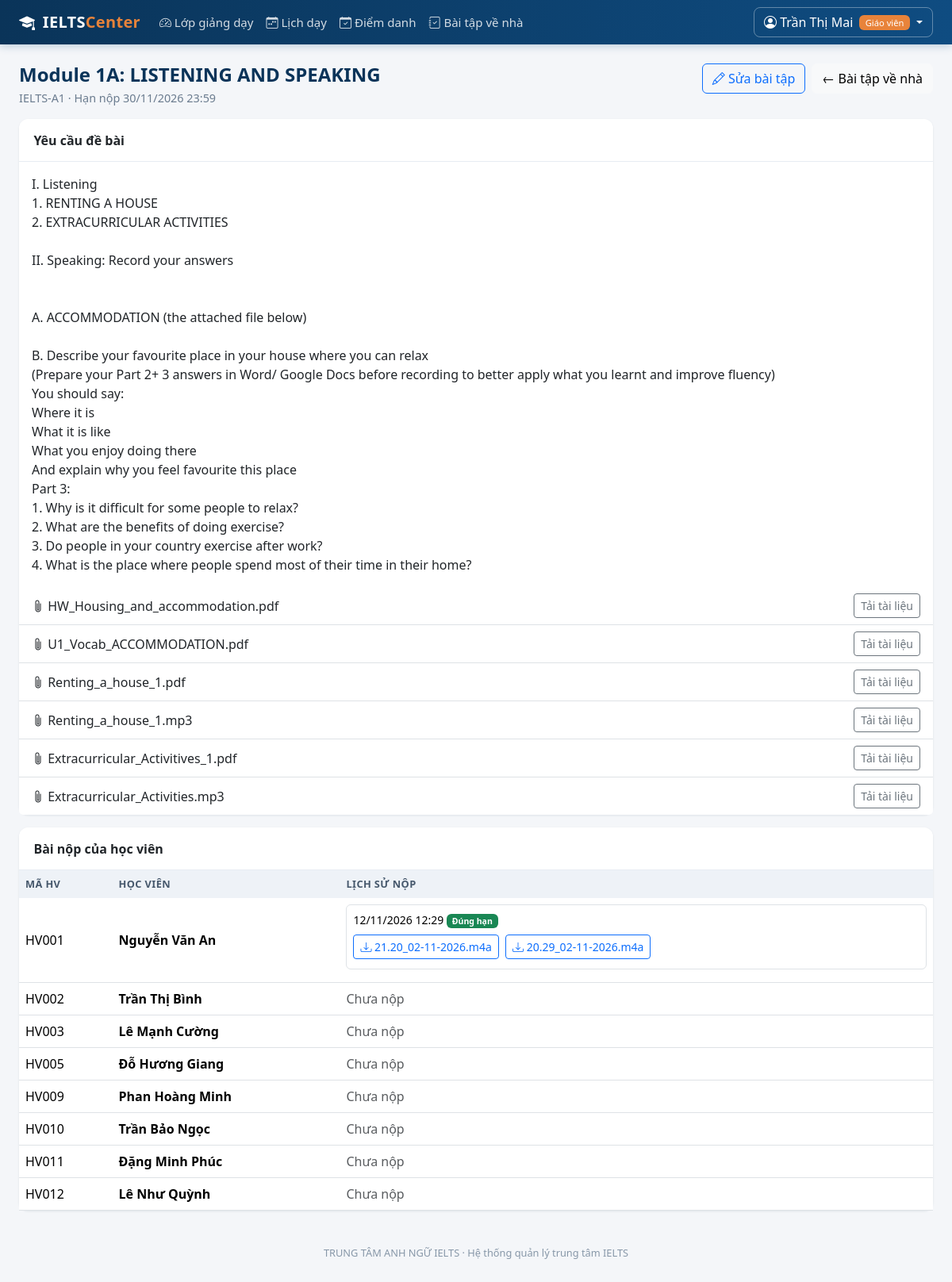
/giao-vien/bai-tap/1 (signed in), run on the app's committed database.
### models.py (models this page shows, shortened)
class User(UserMixin, db.Model):
    __tablename__ = "users"
    id = db.Column(db.Integer, primary_key=True)
    username = db.Column(db.String(50), unique=True, nullable=False, index=True)
    password_hash = db.Column(db.String(255), nullable=False)
    role = db.Column(db.String(20), nullable=False, default=ROLE_STUDENT)
    full_name = db.Column(db.String(120), nullable=False)
    email = db.Column(db.String(120))
    phone = db.Column(db.String(20))
    is_locked = db.Column(db.Boolean, default=False, nullable=False)
    failed_logins = db.Column(db.Integer, default=0, nullable=False)
    created_at = db.Column(db.DateTime, default=datetime.now)
    teacher = db.relationship(
        "TeacherProfile", back_populates="user", uselist=False, cascade="all, delete-orphan"
    )
    student = db.relationship(
        "StudentProfile", back_populates="user", uselist=False, cascade="all, delete-orphan"
    )
    @property
    def role_label(self):
        return ROLE_LABELS.get(self.role, self.role)
    @property
    def is_admin(self):
        return self.role == ROLE_ADMIN
    @property
    def is_teacher(self):
        return self.role == ROLE_TEACHER

class Homework(db.Model):
    __tablename__ = "homework"
    id = db.Column(db.Integer, primary_key=True)
    class_id = db.Column(db.Integer, db.ForeignKey("classes.id"), nullable=False, index=True)
    created_by = db.Column(db.Integer, db.ForeignKey("users.id"), nullable=False)
    title = db.Column(db.String(150), nullable=False)
    instructions = db.Column(db.Text, nullable=False)
    deadline = db.Column(db.DateTime, nullable=False, index=True)
    created_at = db.Column(db.DateTime, default=datetime.now, nullable=False)
    classroom = db.relationship("ClassRoom", back_populates="homework_assignments")
    teacher = db.relationship("User")
    materials = db.relationship(
        "HomeworkMaterial", back_populates="homework", cascade="all, delete-orphan"
    )
    submissions = db.relationship(
        "HomeworkSubmission",
        back_populates="homework",
        cascade="all, delete-orphan",
        order_by="HomeworkSubmission.submitted_at.desc()",
    )

class ClassRoom(db.Model):
    __tablename__ = "classes"
    id = db.Column(db.Integer, primary_key=True)
    code = db.Column(db.String(20), unique=True, nullable=False)
    course_id = db.Column(db.Integer, db.ForeignKey("courses.id"), nullable=False)
    teacher_id = db.Column(db.Integer, db.ForeignKey("teacher_profiles.id"))
    room = db.Column(db.String(30))
    start_date = db.Column(db.Date)
    max_size = db.Column(db.Integer, default=20, nullable=False)
    status = db.Column(db.String(20), default="open", nullable=False)
    course = db.relationship("Course", back_populates="classes")
    teacher = db.relationship("TeacherProfile", back_populates="classes")
    schedules = db.relationship(
        "Schedule", back_populates="classroom", cascade="all, delete-orphan"
    )
    enrollments = db.relationship(
        "Enrollment", back_populates="classroom", cascade="all, delete-orphan"
    )
    homework_assignments = db.relationship(
        "Homework", back_populates="classroom", cascade="all, delete-orphan"
    )

class HomeworkMaterial(db.Model):
    __tablename__ = "homework_materials"
    id = db.Column(db.Integer, primary_key=True)
    homework_id = db.Column(db.Integer, db.ForeignKey("homework.id"), nullable=False)
    original_filename = db.Column(db.String(255), nullable=False)
    stored_filename = db.Column(db.String(80), unique=True, nullable=False)
    uploaded_at = db.Column(db.DateTime, default=datetime.now, nullable=False)
    homework = db.relationship("Homework", back_populates="materials")

class Enrollment(db.Model):
    __tablename__ = "enrollments"
    __table_args__ = (db.UniqueConstraint("student_id", "class_id", name="uq_student_class"),)
    id = db.Column(db.Integer, primary_key=True)
    student_id = db.Column(db.Integer, db.ForeignKey("student_profiles.id"), nullable=False)
    class_id = db.Column(db.Integer, db.ForeignKey("classes.id"), nullable=False)
    enrolled_at = db.Column(db.DateTime, default=datetime.now)
    status = db.Column(db.String(20), default="studying", nullable=False)
    student = db.relationship("StudentProfile", back_populates="enrollments")
    classroom = db.relationship("ClassRoom", back_populates="enrollments")
    scores = db.relationship(
        "ScoreRecord", back_populates="enrollment", cascade="all, delete-orphan"
    )
    attendance_records = db.relationship(
        "AttendanceRecord",
        back_populates="enrollment",
        cascade="all, delete-orphan",
        order_by="AttendanceRecord.attendance_date.desc()",
    )
    homework_submissions = db.relationship(
        "HomeworkSubmission",
        back_populates="enrollment",
        cascade="all, delete-orphan",
        order_by="HomeworkSubmission.submitted_at.desc()",
    )

class StudentProfile(db.Model):
    __tablename__ = "student_profiles"
    id = db.Column(db.Integer, primary_key=True)
    user_id = db.Column(db.Integer, db.ForeignKey("users.id"), unique=True, nullable=False)
    code = db.Column(db.String(20), unique=True)   # ma hoc vien
    dob = db.Column(db.Date)
    address = db.Column(db.String(200))
    entry_band = db.Column(db.Float)               # band kiem tra dau vao
    is_active = db.Column(db.Boolean, default=True, nullable=False)
    user = db.relationship("User", back_populates="student")
    enrollments = db.relationship(
        "Enrollment", back_populates="student", cascade="all, delete-orphan"
    )
    @property
    def full_name(self):
        return self.user.full_name

class HomeworkSubmission(db.Model):
    __tablename__ = "homework_submissions"
    id = db.Column(db.Integer, primary_key=True)
    homework_id = db.Column(db.Integer, db.ForeignKey("homework.id"), nullable=False, index=True)
    enrollment_id = db.Column(db.Integer, db.ForeignKey("enrollments.id"), nullable=False, index=True)
    submitted_at = db.Column(db.DateTime, default=datetime.now, nullable=False)
    is_late = db.Column(db.Boolean, nullable=False)
    homework = db.relationship("Homework", back_populates="submissions")
    enrollment = db.relationship("Enrollment", back_populates="homework_submissions")
    files = db.relationship(
        "HomeworkSubmissionFile",
        back_populates="submission",
        cascade="all, delete-orphan",
    )

class HomeworkSubmissionFile(db.Model):
    __tablename__ = "homework_submission_files"
    id = db.Column(db.Integer, primary_key=True)
    submission_id = db.Column(
        db.Integer, db.ForeignKey("homework_submissions.id"), nullable=False
    )
    original_filename = db.Column(db.String(255), nullable=False)
    stored_filename = db.Column(db.String(80), unique=True, nullable=False)
    uploaded_at = db.Column(db.DateTime, default=datetime.now, nullable=False)
    submission = db.relationship("HomeworkSubmission", back_populates="files")

### blueprints/teacher.py (the view)
@teacher_bp.route("/bai-tap/<int:homework_id>")
def homework_detail(homework_id):
    homework = db.session.get(Homework, homework_id)
    if not owns_homework(homework):
        abort(404)
    enrollments = [
        enrollment for enrollment in homework.classroom.enrollments
        if enrollment.status != "stopped"
        or any(
            submission.enrollment_id == enrollment.id
            for submission in homework.submissions
        )
    ]
    submissions_by_enrollment = {
        enrollment.id: [
            submission for submission in homework.submissions
            if submission.enrollment_id == enrollment.id
        ]
        for enrollment in enrollments
    }
    return render_template(
        "teacher/homework_detail.html",
        homework=homework,
        enrollments=enrollments,
        submissions_by_enrollment=submissions_by_enrollment,
        now=datetime.now(),
    )

### templates/teacher/homework_detail.html (shortened to what this page needs)
{% extends "base.html" %}
{% block content %}
<div class="d-flex justify-content-between align-items-start mb-3 flex-wrap gap-2">
  <div>
    <h4 class="page-title mb-1">{{ homework.title }}</h4>
    <p class="page-sub mb-0">{{ homework.classroom.code }} · Hạn nộp {{ homework.deadline | datetime_vn }}</p>
  </div>
  <div class="d-flex gap-2">
    <a href="{{ url_for('teacher.edit_homework', homework_id=homework.id) }}" class="btn btn-outline-primary">
      <i class="bi bi-pencil"></i> Sửa bài tập
    </a>
    <a href="{{ url_for('teacher.homework_list') }}" class="btn btn-light">← Bài tập về nhà</a>
  </div>
</div>
<div class="card mb-3">
  <div class="card-header">Yêu cầu đề bài</div>
  <div class="card-body"><div class="homework-instructions">{{ homework.instructions }}</div></div>
  {% if homework.materials %}
    <ul class="list-group list-group-flush">
      {% for material in homework.materials %}
        <li class="list-group-item d-flex justify-content-between align-items-center">
          <span><i class="bi bi-paperclip"></i> {{ material.original_filename }}</span>
          <a class="btn btn-sm btn-outline-secondary" href="{{ url_for('teacher.download_homework_material', homework_id=homework.id, material_id=material.id) }}">Tải tài liệu</a>
        </li>
      {% endfor %}
    </ul>
  {% endif %}
</div>
<div class="card">
  <div class="card-header">Bài nộp của học viên</div>
  <div class="table-responsive">
    <table class="table table-hover align-middle mb-0">
      <thead><tr><th>Mã HV</th><th>Học viên</th><th>Lịch sử nộp</th></tr></thead>
      <tbody>
      {% for enrollment in enrollments %}
        <tr>
          <td>{{ enrollment.student.code or '—' }}</td>
          <td class="fw-semibold">{{ enrollment.student.full_name }}</td>
          <td>
            {% for submission in submissions_by_enrollment[enrollment.id] %}
              <div class="border rounded p-2 mb-2">
                <div class="small mb-2">
                  {{ submission.submitted_at | datetime_vn }}
                  <span class="badge {% if submission.is_late %}bg-danger{% else %}bg-success{% endif %}">
                    {{ 'Nộp muộn' if submission.is_late else 'Đúng hạn' }}
                  </span>
                </div>
                {% for file in submission.files %}
                  <a class="btn btn-sm btn-outline-primary me-1 mb-1"
                     href="{{ url_for('teacher.download_homework_submission', homework_id=homework.id, file_id=file.id) }}">
                    <i class="bi bi-download"></i> {{ file.original_filename }}
                  </a>
                {% endfor %}
              </div>
            {% else %}
              <span class="text-muted">Chưa nộp</span>
            {% endfor %}
          </td>
        </tr>
      {% else %}
        <tr><td colspan="3" class="text-center text-muted py-4">Lớp chưa có học viên.</td></tr>
      {% endfor %}
      </tbody>
    </table>
  </div>
</div>
{% endblock %}

### templates/base.html (shortened to what this page needs)
<!DOCTYPE html>
<html lang="vi">
<head>
  <link href="{{ url_for('static', filename='vendor/bootstrap/bootstrap.min.css') }}" rel="stylesheet">
  <link href="{{ url_for('static', filename='vendor/bootstrap-icons/bootstrap-icons.min.css') }}" rel="stylesheet">
  <link rel="stylesheet" href="{{ url_for('static', filename='css/style.css') }}">
</head>
<body class="{% if not current_user.is_authenticated %}page-auth{% endif %}">
{% if current_user.is_authenticated %}
<nav class="navbar navbar-expand-lg app-navbar sticky-top">
  <div class="container-fluid px-4">
    <a class="navbar-brand" href="{{ url_for('auth.index') }}">
      <i class="bi bi-mortarboard-fill me-1"></i> IELTS<span class="brand-light">Center</span>
    </a>
    <div class="collapse navbar-collapse" id="mainNav">
      <ul class="navbar-nav me-auto">
        {% if current_user.is_admin %}
          <li class="nav-item"><a class="nav-link" href="{{ url_for('admin.dashboard') }}"><i class="bi bi-speedometer2"></i> Tổng quan</a></li>
          <li class="nav-item"><a class="nav-link" href="{{ url_for('admin.courses') }}"><i class="bi bi-journal-bookmark"></i> Khóa học</a></li>
          <li class="nav-item"><a class="nav-link" href="{{ url_for('admin.classes') }}"><i class="bi bi-people"></i> Lớp học</a></li>
          <li class="nav-item"><a class="nav-link" href="{{ url_for('admin.schedule_management') }}"><i class="bi bi-calendar-week"></i> Lịch học</a></li>
          <li class="nav-item"><a class="nav-link" href="{{ url_for('admin.teachers') }}"><i class="bi bi-person-video3"></i> Giáo viên</a></li>
          <li class="nav-item"><a class="nav-link" href="{{ url_for('admin.students') }}"><i class="bi bi-person-badge"></i> Học viên</a></li>
          <li class="nav-item"><a class="nav-link" href="{{ url_for('admin.attendance_report') }}"><i class="bi bi-calendar-check"></i> Điểm danh</a></li>
          <li class="nav-item"><a class="nav-link" href="{{ url_for('admin.accounts') }}"><i class="bi bi-shield-lock"></i> Tài khoản</a></li>
          <li class="nav-item"><a class="nav-link" href="{{ url_for('admin.scores') }}"><i class="bi bi-clipboard-data"></i> Kết quả</a></li>
        {% elif current_user.is_teacher %}
          <li class="nav-item"><a class="nav-link" href="{{ url_for('teacher.dashboard') }}"><i class="bi bi-speedometer2"></i> Lớp giảng dạy</a></li>
          <li class="nav-item"><a class="nav-link" href="{{ url_for('teacher.schedule') }}"><i class="bi bi-calendar-week"></i> Lịch dạy</a></li>
          <li class="nav-item"><a class="nav-link" href="{{ url_for('teacher.attendance') }}"><i class="bi bi-calendar-check"></i> Điểm danh</a></li>
          <li class="nav-item"><a class="nav-link" href="{{ url_for('teacher.homework_list') }}"><i class="bi bi-journal-check"></i> Bài tập về nhà</a></li>
        {% endif %}
      </ul>
      <div class="dropdown">
        <a class="btn btn-user dropdown-toggle" href="#" data-bs-toggle="dropdown">
          <i class="bi bi-person-circle"></i>
          {{ current_user.full_name }}
          <span class="badge role-badge ms-1">{{ current_user.role_label }}</span>
        </a>
      </div>
    </div>
  </div>
</nav>
{% endif %}
<main class="{% if current_user.is_authenticated %}container-fluid px-4 py-4{% else %}auth-wrapper{% endif %}">
  {% block content %}{% endblock %}
</main>
{% if current_user.is_authenticated %}
<footer class="app-footer">
  {{ CENTER_NAME }} · Hệ thống quản lý trung tâm IELTS
</footer>
{% endif %}
</body>
</html>

### data on the page
User: full_name "Trần Thị Mai", role_label "Giáo viên"
Homework: title "Module 1A: LISTENING AND SPEAKING", deadline "30/11/2026 23:59", instructions "I. Listening 1. RENTING A HOUSE 2. EXTRACURRICULAR ACTIVITIES II. Speaking: Record your answers A. ACCOMMODATION (the attached file below) B. Describe your favourite place in your house where you can relax (Prepare your Part 2+ 3 answers in Word/ Google Docs before recording to better apply what you learnt and improve fluency) You should say: Where it is What it is like What you enjoy doing there And explain why you feel favourite this place Part 3: 1. Why is it difficult for some people to relax? 2. What are the benefits of doing exercise? 3. Do people in your country exercise after work? 4. What is the place where people spend most of their time in their home?"
ClassRoom: classroom.code "IELTS-A1"
HomeworkMaterial: original_filename "HW_Housing_and_accommodation.pdf"
HomeworkMaterial: original_filename "U1_Vocab_ACCOMMODATION.pdf"
HomeworkMaterial: original_filename "Renting_a_house_1.pdf"
HomeworkMaterial: original_filename "Renting_a_house_1.mp3"
HomeworkMaterial: original_filename "Extracurricular_Activitives_1.pdf"
HomeworkMaterial: original_filename "Extracurricular_Activities.mp3"
Enrollment: student "HV001", student.full_name "Nguyễn Văn An"
HomeworkSubmission: submitted_at "12/11/2026 12:29", is_late "Đúng hạn"
HomeworkSubmissionFile: original_filename "21.20_02-11-2026.m4a"
HomeworkSubmissionFile: original_filename "20.29_02-11-2026.m4a"
Enrollment: student "HV002", student.full_name "Trần Thị Bình"
Enrollment: student "HV003", student.full_name "Lê Mạnh Cường"
Enrollment: student "HV005", student.full_name "Đỗ Hương Giang"
Enrollment: student "HV009", student.full_name "Phan Hoàng Minh"
Enrollment: student "HV010", student.full_name "Trần Bảo Ngọc"
Enrollment: student "HV011", student.full_name "Đặng Minh Phúc"
Enrollment: student "HV012", student.full_name "Lê Như Quỳnh"

### other printed values
{{ CENTER_NAME }} "TRUNG TÂM ANH NGỮ IELTS"
